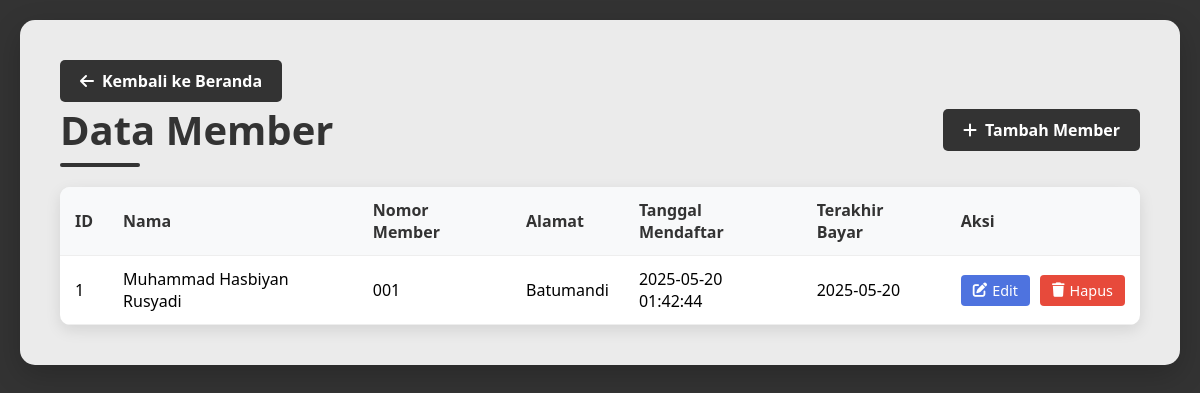
/Code/Member.php, run on the app's committed database.
### tables this page shows
CREATE TABLE `member` (
  `id_member` int(11) NOT NULL,
  `nama_member` varchar(250) NOT NULL,
  `nomor_member` varchar(15) NOT NULL,
  `alamat` text NOT NULL,
  `tgl_mendaftar` datetime NOT NULL DEFAULT current_timestamp(),
  `tgl_terakhir_bayar` date NOT NULL DEFAULT current_timestamp()
);

### Code/Model.php (called while the page is built, shortened)
<?php
function getAllMembers() {
    $conn = koneksiDB();
    $stmt = $conn->prepare("SELECT * FROM member");
    $stmt->execute();
    return $stmt->fetchAll(PDO::FETCH_ASSOC);
}
?>

### Code/Member.php (the view, shortened to what this page needs)
<?php
require_once 'Model.php';
$members = getAllMembers();
?>
<!DOCTYPE html>
<html lang="en">
<head>
    <link rel="stylesheet" href="https://cdnjs.cloudflare.com/ajax/libs/font-awesome/6.0.0-beta3/css/all.min.css">
</head>
<body>
    <div class="container">
        <a href="index.php" class="btn btn-secondary">
            <i class="fas fa-arrow-left"></i> Kembali ke Beranda
        </a>
        <div class="header">
            <h1>Data Member</h1>
            <a href="FormMember.php" class="btn btn-primary">
                <i class="fas fa-plus"></i> Tambah Member
            </a>
        </div>
        <table>
            <thead>
                <tr>
                    <th>ID</th>
                    <th>Nama</th>
                    <th>Nomor Member</th>
                    <th>Alamat</th>
                    <th>Tanggal Mendaftar</th>
                    <th>Terakhir Bayar</th>
                    <th>Aksi</th>
                </tr>
            </thead>
            <tbody>
                <?php foreach ($members as $member): ?>
                <tr>
                    <td><?= $member['id_member'] ?></td>
                    <td><?= htmlspecialchars($member['nama_member']) ?></td>
                    <td><?= htmlspecialchars($member['nomor_member']) ?></td>
                    <td><?= htmlspecialchars($member['alamat']) ?></td>
                    <td><?= $member['tgl_mendaftar'] ?></td>
                    <td><?= $member['tgl_terakhir_bayar'] ?></td>
                    <td>
                        <div class="action-buttons">
                            <a href="FormMember.php?id=<?= $member['id_member'] ?>" class="action-btn edit-btn">
                                <i class="fas fa-edit"></i> Edit
                            </a>
                            <form method="post" style="display: inline;">
                                <button type="submit" class="action-btn delete-btn" onclick="return confirm('Hapus member ini?')">
                                    <i class="fas fa-trash"></i> Hapus
                                </button>
                            </form>
                        </div>
                    </td>
                </tr>
                <?php endforeach; ?>
            </tbody>
        </table>
    </div>
</body>
</html>

### Code/Member.php (style rules this page uses)
* { margin: 0; padding: 0; box-sizing: border-box; font-family: 'Segoe UI', Tahoma, Geneva, Verdana, sans-serif; }
body { background-color: #333; min-height: 100vh; padding: 20px; background-attachment: fixed; }
.container { background-color: rgba(255, 255, 255, 0.9); border-radius: 15px; box-shadow: 0 10px 30px rgba(0, 0, 0, 0.2); padding: 40px; width: 100%; max-width: 1200px; margin: 0 auto; animation: fadeIn 0.5s ease-out; }
.header { display: flex; justify-content: space-between; align-items: center; margin-bottom: 30px; flex-wrap: wrap; gap: 20px; }
h1 { color: #333; font-size: 2.5rem; font-weight: 700; position: relative; display: inline-block; }
h1::after { content: ''; position: absolute; bottom: -10px; left: 0; width: 80px; height: 4px; background-color: #333; border-radius: 2px; }
.btn { padding: 10px 20px; border-radius: 5px; font-weight: 600; transition: all 0.3s ease; display: inline-flex; align-items: center; gap: 8px; text-decoration: none; cursor: pointer; }
.btn-primary { background-color: #333; color: white; border: none; }
.btn-secondary { background-color: #333; color: white; border: none; }
table { width: 100%; border-collapse: collapse; margin-top: 20px; background-color: white; border-radius: 10px; overflow: hidden; box-shadow: 0 5px 15px rgba(0, 0, 0, 0.1); }
th, td { padding: 12px 15px; text-align: left; border-bottom: 1px solid #eee; }
th { background-color: #f8f9fa; font-weight: 600; color: #333; }
.action-buttons { display: flex; gap: 10px; }
.action-btn { padding: 6px 12px; border-radius: 4px; text-decoration: none; font-size: 0.9rem; transition: all 0.2s ease; display: inline-flex; align-items: center; gap: 5px; }
.edit-btn { background-color: #4e73df; color: white; }
.delete-btn { background-color: #e74a3b; color: white; border: none; cursor: pointer; }

### data on the page
member: id_member "1", nama_member "Muhammad Hasbiyan Rusyadi", nomor_member "001", alamat "Batumandi", tgl_mendaftar "2025-05-20 01:42:44", tgl_terakhir_bayar "2025-05-20"
